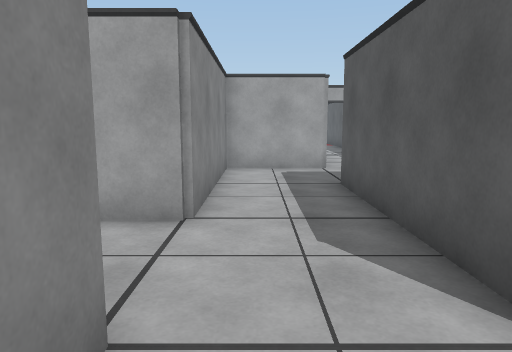
View 1 (above)

18 first-person views from a walk through a 3-D level made in the Unity game engine. The camera is 1.3 m above the floor, tilts 8° down and sees 70° across. Doors are open. The floor is counted in squares, 1 m on a side. Each view is taken from the middle of a square. On the plan, view 1 faces up. The plan holds only what a view shows up to about 15 squares ahead; the rest is blank. The player is left out.

View 2
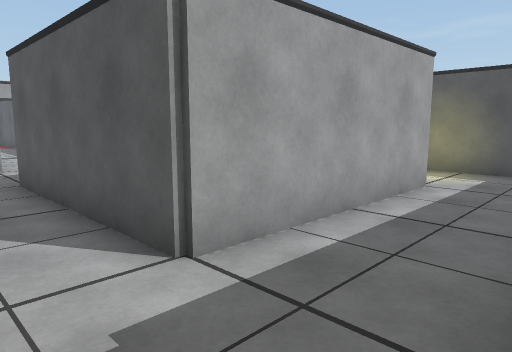

View 3
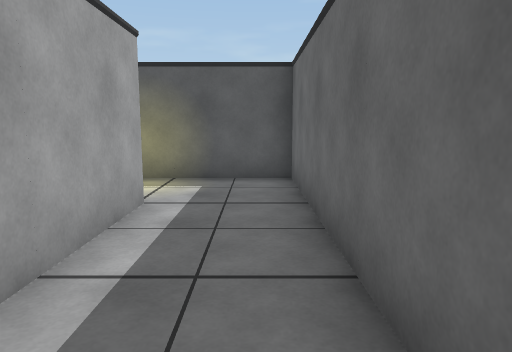

View 4
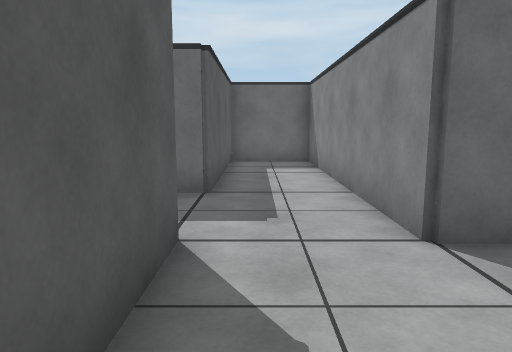

View 5
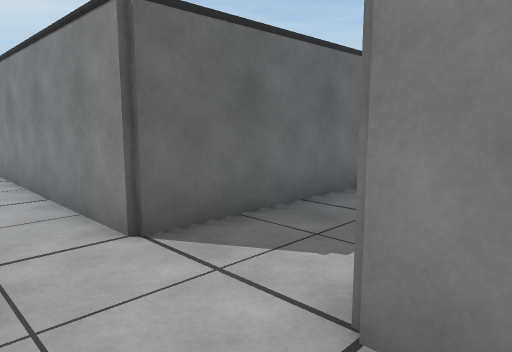

View 6
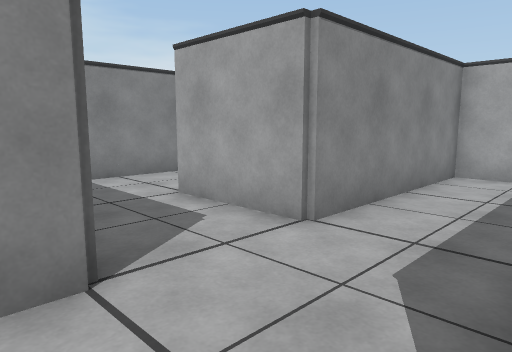

View 7
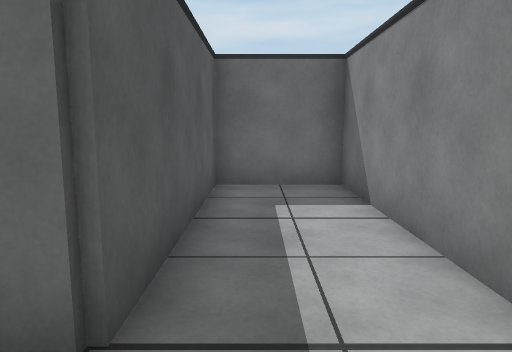

View 8
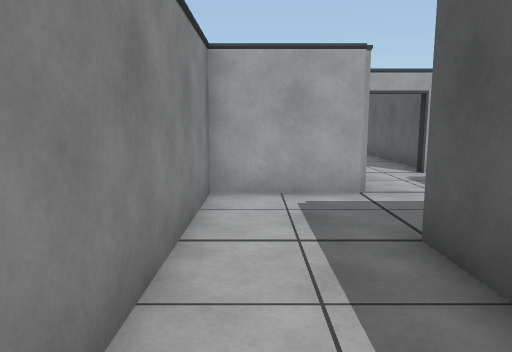

View 9
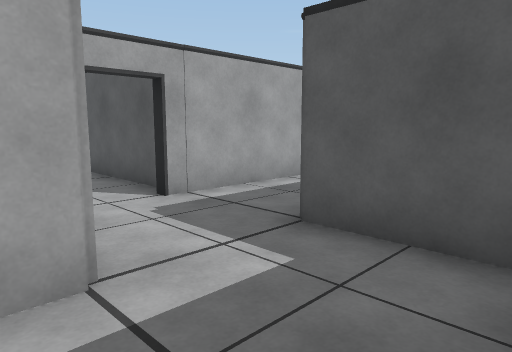

View 10
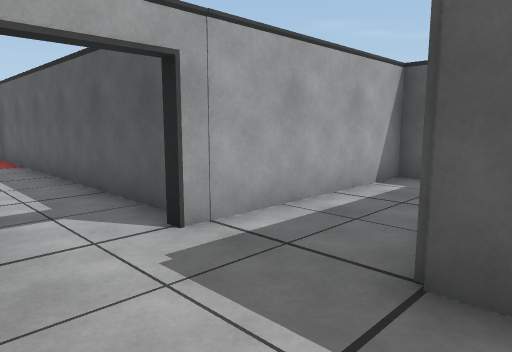

View 11
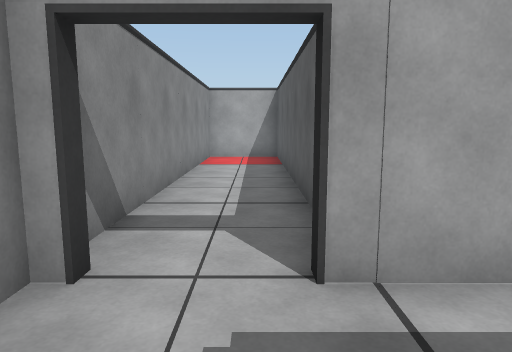

View 12
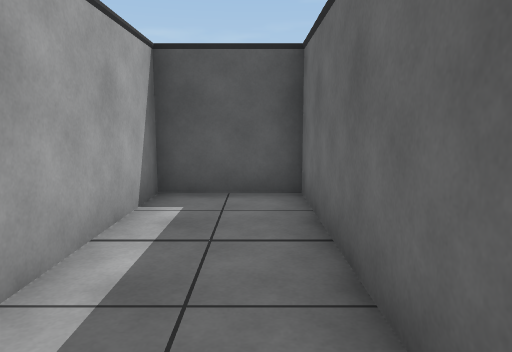

View 13
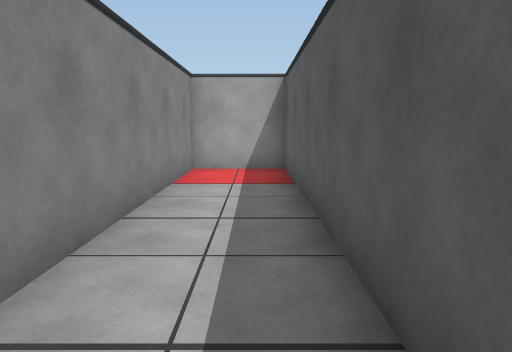

View 14
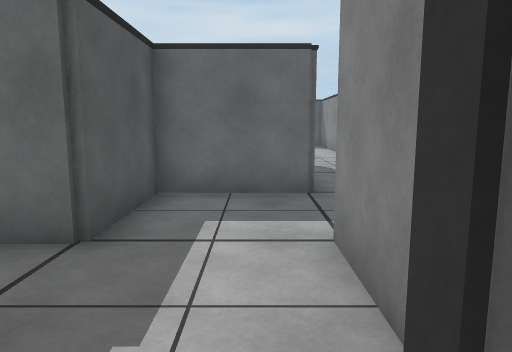

View 15
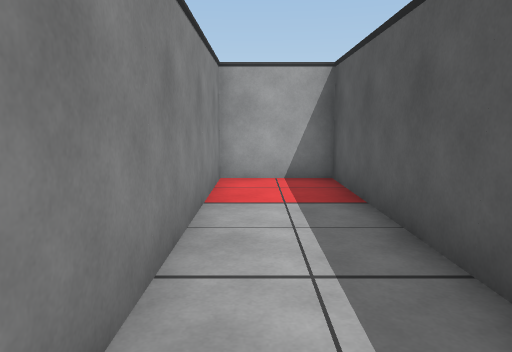

View 16
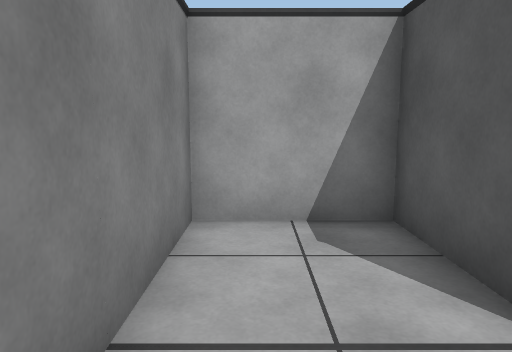

View 17
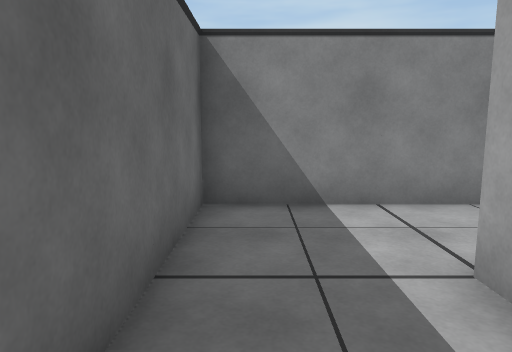

View 18
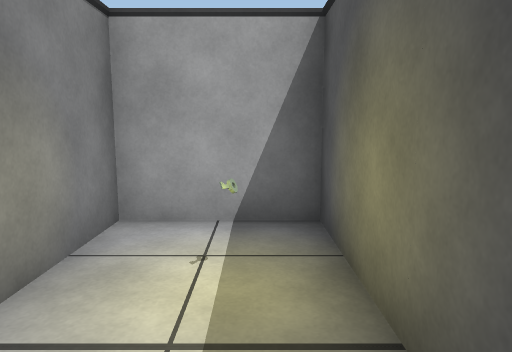

### Floor plan
Points are (right, up) in squares from view 1. A wall is a line through its corners. A room is listed if a view was taken in it or the views show most of it. See-through windows are left out.
Room 1 (views 1, 2, 3, 6, 7, 18)
walls: (8.1, 1.9) (1.9, 1.9); (-0.9, 2.1) (-0.9, -6.9) (1.9, -6.9) (1.9, -0.9) (10.9, -0.9) (10.9, 4.9) (8.1, 4.9) (8.1, 2.5)
ways out: opening at (0.5, 2) to room 2
objects: key (10, 3)
Room 2 (views 4, 5, 8, 9, 16, 17)
walls: (-4.1, 5.5) (-4.1, 7.9) (-6.9, 7.9) (-6.9, 2.1) (-0.9, 2.1); (1.9, 1.9) (1.9, 8.1); (2.1, 10.9) (-0.9, 10.9) (-0.9, 4.9) (-4, 4.9)
ways out: opening at (0.5, 2) to room 1; opening at (2, 9.5) to room 3
Room 3 (view 10)
walls: (1.9, 8.1) (4.9, 8.1) (4.9, 11.1)
ways out: opening at (2, 9.5) to room 2; opening at (3.5, 11) to room 4
Room 4 (views 11, 12)
walls: (4.9, 11.1) (10.9, 11.1) (10.9, 13.9) (4.5, 13.9); (2.1, 13.9) (2.1, 10.9)
ways out: opening at (3.5, 11) to room 3; open door at (3.5, 14) to room 5
Room 5 (views 13, 14, 15)
walls: (4.9, 14.7) (4.9, 25.9) (2.1, 25.9) (2.1, 14.9)
ways out: open door at (3.5, 14) to room 4

Positions as (right, up) in squares from view 1, and headings:
1: (0, 0), facing up
2: (0, -1), facing up-right
3: (2, 0), facing right
4: (1, 6), facing down
5: (1, 6), facing down-left
6: (2, 1), facing up-left
7: (1, 1), facing down
8: (0, 4), facing up
9: (1, 8), facing up-right
10: (2, 10), facing up-right
11: (4, 11), facing up
12: (4, 12), facing right
13: (4, 15), facing up
14: (3, 15), facing down
15: (3, 17), facing up
16: (-6, 3), facing up
17: (-1, 3), facing left
18: (10, 0), facing up
